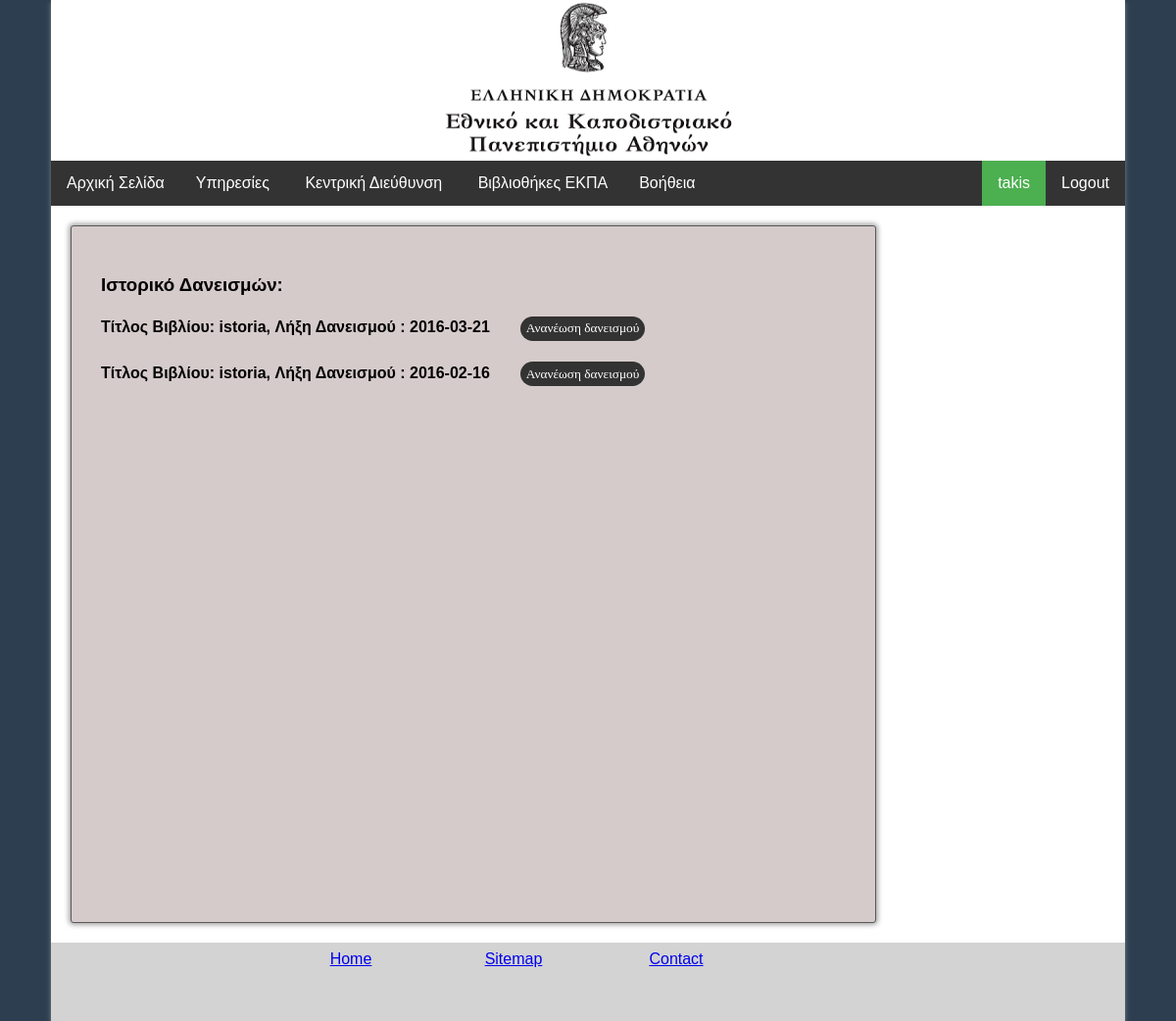
The app's page /profile.php (signed in) with its own data.
### tables this page shows
CREATE TABLE `rented_books` (
  `idrented_books` int(11) NOT NULL AUTO_INCREMENT,
  `user_id` int(11) NOT NULL,
  `rental_date` date NOT NULL,
  `book_id` int(11) DEFAULT NULL,
  `expiration_date` date NOT NULL,
  PRIMARY KEY (`idrented_books`)
);

CREATE TABLE `books` (
  `idbooks` int(11) NOT NULL AUTO_INCREMENT,
  `title` varchar(45) NOT NULL,
  `author` varchar(45) NOT NULL,
  `publisher` varchar(45) NOT NULL,
  `library` varchar(145) NOT NULL,
  `quantity` int(11) NOT NULL,
  PRIMARY KEY (`idbooks`)
);

### profile.php (the view, shortened to what this page needs)
<!DOCTYPE html>
<html>
	<head>
		 <link rel="stylesheet" href="css/style.css">
	</head>
	<body>
		<div id="wrapper">
			<div id="banner">
				<a href="home.php">
					<center><img src="images.png" alt="Athens University Logo" width="296" height="160" border="0"></center>
				</a>
			</div>
			<div id="navbar">
				<ul>
					  <li><a href="home.php">Αρχική Σελίδα</a></li>
					  <div class="dropdown">
					  		<a href="#home" class="dropbutton">Υπηρεσίες</a>
					  </div>
					  <div class="dropdown">
					  		<a href="#home" class="dropbutton">Κεντρική Διεύθυνση</a>
					  </div>
					  <div class="dropdown">
					  		<a href="#home" class="dropbutton">Βιβλιοθήκες ΕΚΠΑ</a>
					  </div>
					  <div class="help">
						  <ul>
						    <li><a href="#login">Βοήθεια</a></li>
						  </ul>
						</div>
					  <?php
					  	if(isset($_SESSION['loggedin']) && $_SESSION['loggedin'] == true){?>
					  		<div class="dropdown" style="float:right;">
							  <ul>
							    <li><a href="logout.php">Logout</a></li>
							  </ul>
							</div>
							<div class="dropdown" style="float:right;">
							  <ul>
							    <li><a class="active" href="profile.php"><?php echo $_SESSION['name'];?></a></li>
							  </ul>
							</div>
				  		<?php }
					  	?>
				</ul>
			</div>
			<div id="content">
				<div id="box">
					<h3>
						Ιστορικό Δανεισμών:
					</h3>
					<?php
						$host="localhost";
						$username="eamuser32";
						$password="8f4406d8";
						$connection = mysqli_connect($host,$username,$password);
						mysqli_query($connection,"SET NAMES 'utf8'");
						$query = "SELECT book_id,expiration_date FROM rented_books WHERE user_id=".$_SESSION['id'];
						$res = mysqli_query($connection,$query);
						$array = mysqli_fetch_all($res);
						$num_of_rows = count($array);
						for($i = 0; $i < $num_of_rows; $i++){
							$query2 = "SELECT title FROM books WHERE idbooks=".$array[$i][0];
							$book_res = mysqli_query($connection,$query2);
							$book_name = mysqli_fetch_all($book_res);?>
							<h4>
								<form action="update_rental.php" method="post">
								<label><?php echo "Τίτλος Βιβλίου: ".$book_name[0][0].", Λήξη Δανεισμού : ".$array[$i][1];?>
									<input type="submit" value="Ανανέωση δανεισμού">
									</label>
								</form>
							</h4>
							<?php
						}
					?>
				</div>
			</div>
			<div id="footer">
				<ul>
					<li><a href="home.php">Home</a>
					<li><a href="#home">Sitemap</a>
					<li><a href="#home">Contact</a>
				</ul>
			</div>
		</div>
	</body>
</html>

### css/style.css (style rules this page uses)
body { margin: 0; padding: 0; font-family: Sans-serif; background: #2c3e50; }
#wrapper { min-height:100%; position:relative; width: 1096px; margin: 0px auto; text-align: left; background-color: #FFF; box-shadow: 0px 2px 5px 0px #828282; padding: 0px; }
#content { padding-bottom:400px; }
#footer { background: lightgrey; width:100%; height:80px; position:relative; float: bottom; bottom:0; left:0; clear:both; }
#navbar { position: relative; z-index: 1; }
#navbar ul { list-style-type: none; margin: 0; padding: 0; overflow: hidden; background-color: #333; }
#navbar li, #footer li { float: left; }
#navbar li a, .dropbutton { display: inline-block; color: white; text-align: center; padding: 14px 16px; text-decoration: none; }
.active { background-color: #4CAF50; }
.dropdown { display: inline-block; }
#footer ul { list-style-type: none; width:650px; margin: auto; padding: 0; overflow: hidden; }
#footer li a { display: inline-block; padding: 8px; background-color: lightgrey; text-align: center; width:150px; }
.help { display: inline-block; position: absolute; }
input[type=submit] { border-radius: 15px; border: 0; min-width: 80px; min-height:25px; font-family: Tahoma; background: #333; color:white; }

### profile.php (style rules this page uses)
#box { width: 760px; min-height: 650px; position: relative; float: left; border: 1px rgb(89,89,89) solid; padding: 30px; margin: 20px; background: rgb(214, 203, 203); border-radius: 3px; box-shadow: 0 0 5px 2px rgba(0,0,0,.35) }

### records on screen
rented_books: book.title "istoria", expiration_date "2016-03-21"
rented_books: book.title "istoria", expiration_date "2016-02-16"

### other values on screen
$_SESSION['name'] "takis"
